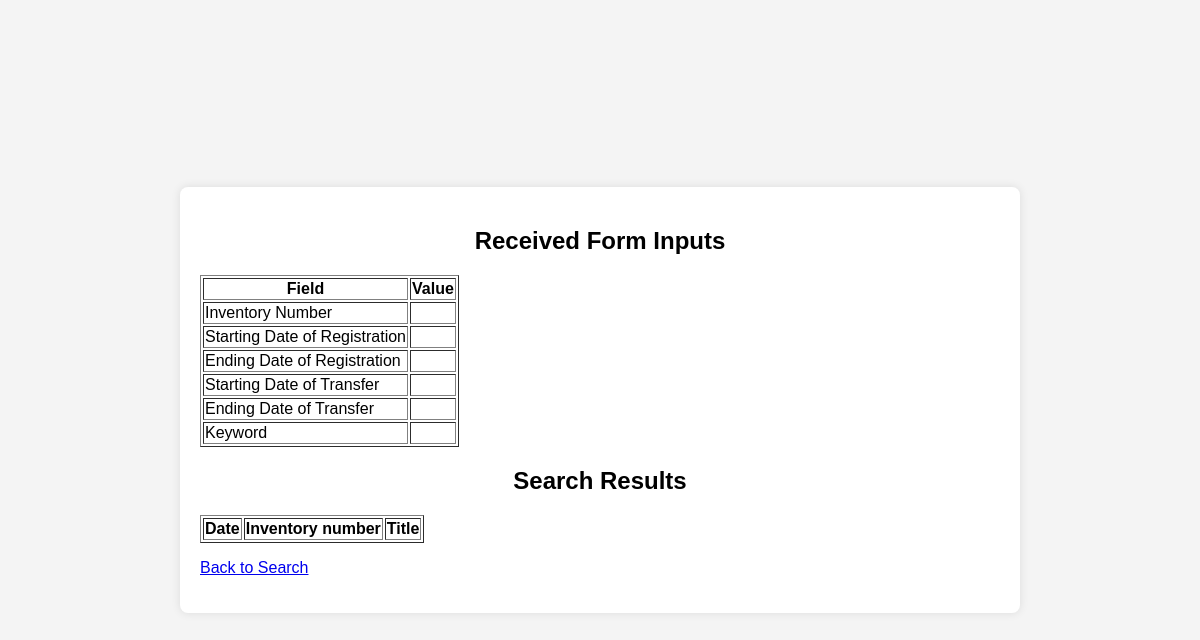
The page /SearchInventory.php on the database as committed earlier.
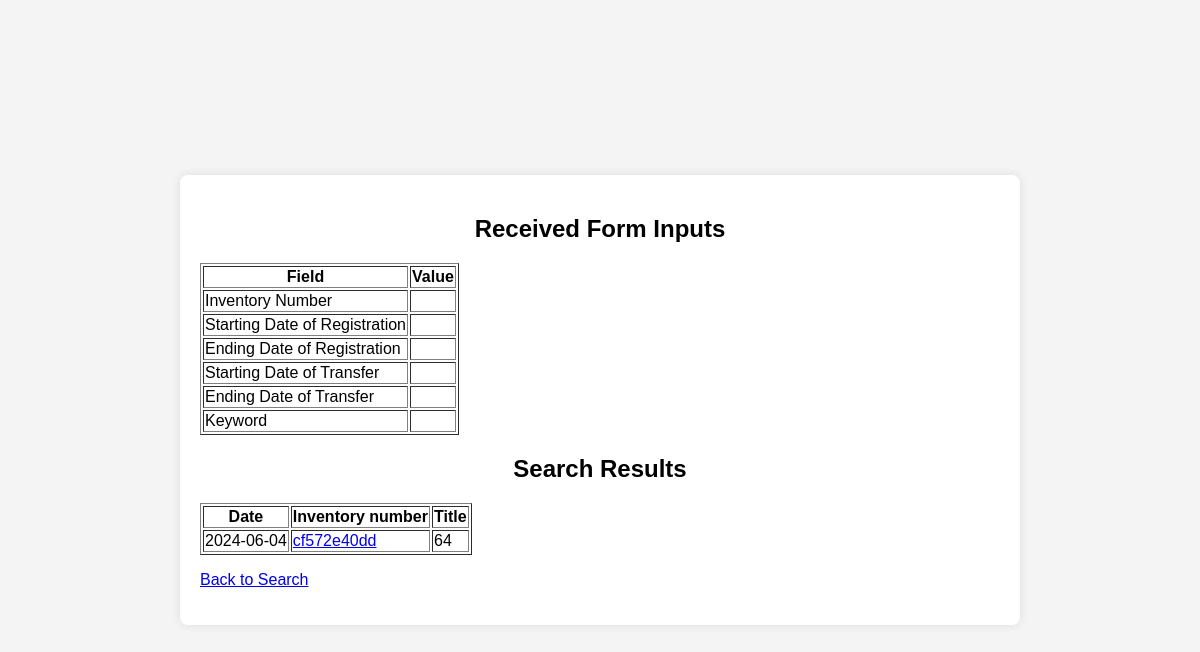
The same page on the database as committed later.
### tables this page shows
CREATE TABLE `inventory` (
  `plan_name` varchar(50) NOT NULL,
  `document_code` varchar(50) NOT NULL,
  `inventory_number` varchar(50) NOT NULL,
  `plan_number` varchar(50) NOT NULL,
  `budget_subject` varchar(50) NOT NULL,
  `print_date` date NOT NULL,
  `title` varchar(50) NOT NULL
);

### SearchInventory.php (the view, shortened to what this page needs)
<?php
$inventory_Number = isset($_POST['inventory_Number']) ? $_POST['inventory_Number'] : '';
$regi_starting_date = isset($_POST['regi_starting_date']) ? $_POST['regi_starting_date'] : '';
$regi_ending_date = isset($_POST['regi_ending_date']) ? $_POST['regi_ending_date'] : '';
$tran_starting_date = isset($_POST['tran_starting_date']) ? $_POST['tran_starting_date'] : '';
$tran_ending_date = isset($_POST['tran_ending_date']) ? $_POST['tran_ending_date'] : '';
$keyword = isset($_POST['keyword']) ? $_POST['keyword'] : '';
$servername = "localhost";
$username = "root";
$password = "";
$dbname = "DBMS_Project";
$conn = new mysqli($servername, $username, $password, $dbname);
$sql = "SELECT print_date, inventory_number, title FROM inventory WHERE 1=1";
$result = $conn->query($sql);
$searchResults = [];
if ($result->num_rows > 0) {
    while ($row = $result->fetch_assoc()) {
        $searchResults[] = $row;
    }
}
echo "<!DOCTYPE html>
<html>
<head>
    <link rel='stylesheet' type='text/css' href='style.css'>
    <meta charset='UTF-8'>
    <meta name='viewport' content='width=device-width, initial-scale=1.0'>
    <title>Form Inputs and Search Results</title>
</head>
<body>
    <div class='container'>
        <h2>Received Form Inputs</h2>
        <table border='1'>
            <tr><th>Field</th><th>Value</th></tr>
            <tr><td>Inventory Number</td><td>" . htmlspecialchars($inventory_Number) . "</td></tr>
            <tr><td>Starting Date of Registration</td><td>" . htmlspecialchars($regi_starting_date) . "</td></tr>
            <tr><td>Ending Date of Registration</td><td>" . htmlspecialchars($regi_ending_date) . "</td></tr>
            <tr><td>Starting Date of Transfer</td><td>" . htmlspecialchars($tran_starting_date) . "</td></tr>
            <tr><td>Ending Date of Transfer</td><td>" . htmlspecialchars($tran_ending_date) . "</td></tr>
            <tr><td>Keyword</td><td>" . htmlspecialchars($keyword) . "</td></tr>
        </table>
        <h2>Search Results</h2>
        <table border='1'>
            <tr>
                <th>Date</th>
                <th>Inventory number</th>
                <th>Title</th>
            </tr>";
if (count($searchResults) > 0) {
    foreach ($searchResults as $row) {
        echo "<tr>
                <td>" . htmlspecialchars($row['print_date']) . "</td>
                <td><a href='output.php?inventory_number=" . htmlspecialchars($row['inventory_number']) . "'>" . htmlspecialchars($row['inventory_number']) . "</a></td>
                <td>" . htmlspecialchars($row['title']) . "</td>
              </tr>";
    }
}
echo "        </table>
        <p><a href='function.html'>Back to Search</a></p>
    </div>
</body>
</html>";
?>

Rows that differ between the two databases and show on the page:
added inventory: print_date "2024-06-04", inventory_number "cf572e40dd", title "64"
